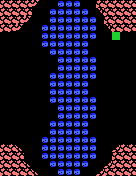

A 2D game scene composited from a Tiled map and its tileset images. What follows is a short description and the map's XML, with every tile layer's data as written:
An orthogonal 17x22 tile map with 8x8 px tiles, 1 tile layer (Tile Layer 1).

<map version="1.2" tiledversion="1.3.2" orientation="orthogonal" renderorder="right-down" compressionlevel="0" width="17" height="22" tilewidth="8" tileheight="8" infinite="0" nextlayerid="2" nextobjectid="1">
 <tileset firstgid="1" name="moai-tiles" tilewidth="8" tileheight="8" tilecount="256" columns="16">
  <image source="moai-tiles.png" width="128" height="128" />
 </tileset>
 <layer id="1" name="Tile Layer 1" width="17" height="22">
  <data encoding="csv">
3,3,3,3,5,1,1,12,12,12,1,1,3,3,3,3,3,
3,3,3,3,1,1,12,12,12,12,12,1,2,3,3,3,3,
3,3,3,5,1,1,12,12,12,12,12,12,1,3,3,3,3,
3,3,5,1,1,12,12,12,12,12,12,12,1,2,3,3,3,
1,1,1,1,1,12,12,12,12,12,12,12,1,1,256,1,1,
1,1,1,1,1,12,12,12,12,12,12,1,1,1,1,1,1,
1,1,1,1,1,1,12,12,12,12,12,1,1,1,1,1,1,
1,1,1,1,1,1,1,12,12,12,12,12,1,1,1,1,1,
1,1,1,1,1,1,1,12,12,12,12,12,1,1,1,1,1,
1,1,1,1,1,1,12,12,12,12,12,12,1,1,1,1,1,
1,1,1,1,1,1,12,12,12,12,12,1,1,1,1,1,1,
1,1,1,1,1,1,12,12,12,12,12,1,1,1,1,1,1,
1,1,1,1,1,1,12,12,12,12,12,12,1,1,1,1,1,
1,1,1,1,1,1,1,12,12,12,12,12,1,1,1,1,1,
1,1,1,1,1,1,1,12,12,12,12,12,1,1,1,1,1,
1,1,1,1,1,1,12,12,12,12,12,1,1,1,1,1,1,
1,1,1,1,1,1,12,12,12,12,12,1,1,1,1,1,1,
1,1,1,1,1,12,12,12,12,12,12,12,1,1,1,1,1,
3,3,9,1,1,12,12,12,12,12,12,12,1,1,6,3,3,
3,3,3,1,1,12,12,12,12,12,12,12,1,1,3,3,3,
3,3,3,9,1,1,12,12,12,12,12,1,1,6,3,3,3,
3,3,3,3,9,1,1,12,12,12,1,1,6,3,3,3,3
</data>
 </layer>
</map>
